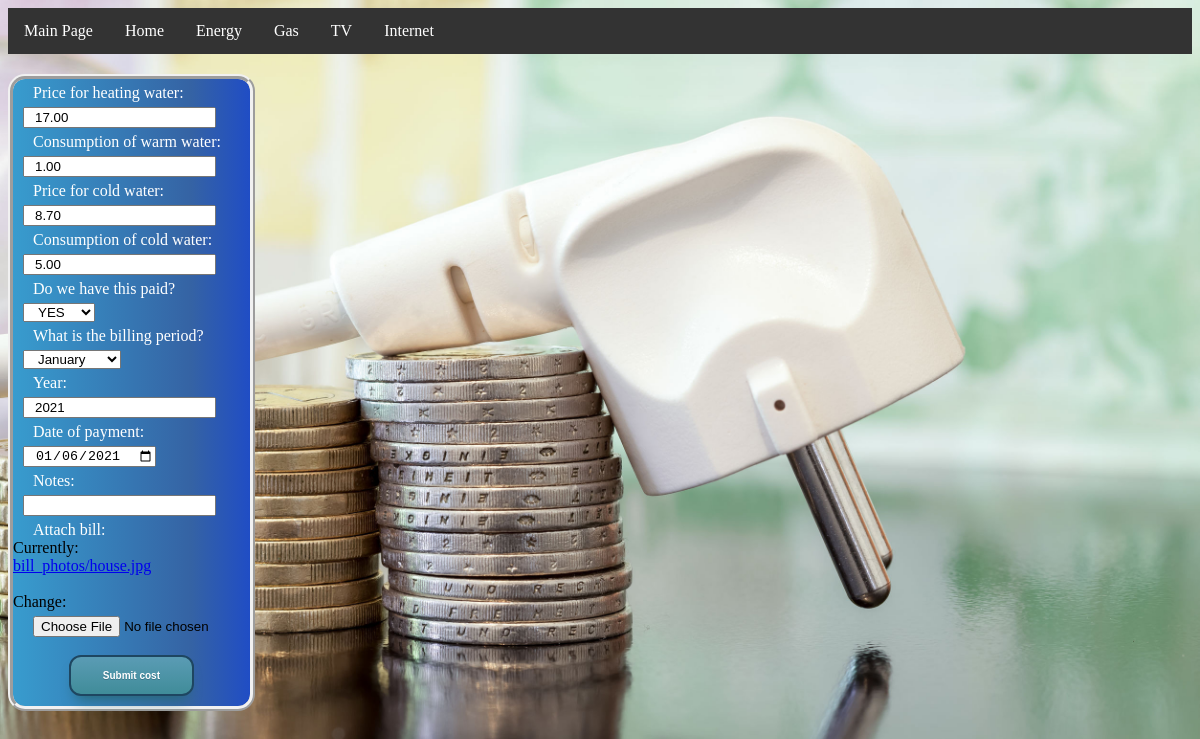
The app's page /update_bill/home/2 with its own data.
### documents/models.py (models this page shows, shortened)
class home_bill(models.Model):
    PAID = (
        ("YES","YES"),
        ("NO", "NO")
    )
    PERIODS = (
        ('January', 'January'),
        ('February', 'February'),
        ('March', 'March'),
        ('April', 'April'),
        ('May', 'May'),
        ('June', 'June'),
        ('July', 'July'),
        ('August', 'August'),
        ('September', 'September'),
        ('October', 'October'),
        ('November', 'November'),
        ('December', 'December')
    )
    YEARS = (
        (2021, 2021),
        (2022, 2022),
        (2023, 2023),
        (2024, 2024),
        (2025, 2025),
    )
    price_warm = models.DecimalField(null=True,decimal_places=2,max_digits=5)
    consumption_warm = models.DecimalField(null=True,decimal_places=2,max_digits=5)
    price_cold = models.DecimalField(null=True,decimal_places=2,max_digits=5)
    consumption_cold = models.DecimalField(null=True,decimal_places=2,max_digits=5)
    paid = models.CharField(null=True, max_length=3, choices=PAID)
    period = models.CharField(null=True, choices=PERIODS,max_length=9)
    year = models.IntegerField(null=True, choices=YEARS)
    date = models.DateField()
    notes = models.CharField(null=True, blank=True, max_length=300)
    image = models.ImageField(null=True, blank=True, upload_to='bill_photos')

### documents/views.py (the view, shortened to what this page needs)
# urls.py: path('update_bill/<slug:group>/<slug:id>',views.correct_cost,name='update-cost')
def correct_cost(request,group,id):
    if group =='home':
        bill = models.home_bill.objects.get(pk=id)
        form = HomeForm(instance=bill)
        context = {'form':form}
        return render(request, 'documents/update_bill.html', context)

### documents/forms.py
class HomeForm(ModelForm):
    def __init__(self, *args, **kwargs):
        super(HomeForm, self).__init__(*args, **kwargs)
        cur_year = int(datetime.datetime.today().strftime('%Y'))
        self.fields['date'] = forms.DateField(initial=datetime.date.today(),
                                              widget=forms.widgets.DateInput(attrs={'type': 'date'}))
        self.fields['price_warm'].label = 'Price for heating water'
        self.fields['consumption_warm'].label = 'Consumption of warm water'
        self.fields['price_cold'].label = 'Price for cold water'
        self.fields['consumption_cold'].label = 'Consumption of cold water'
        self.fields['paid'].label = 'Do we have this paid?'
        self.fields['period'].label = 'What is the billing period?'
        self.fields['year'] = forms.IntegerField(initial=cur_year)
        self.fields['date'].label = 'Date of payment'
        self.fields['image'].label = 'Attach bill'
    class Meta:
        model = home_bill
        fields = '__all__'

### documents/templates/documents/update_bill.html (shortened to what this page needs)
{% extends "documents/base.html" %}
{% block content %}
<div class="cost_form">
    <form method="POST">
            {{form}}
        <br>
        <div class="centering">
        <input class="submit_cost" type="submit" name="submit_home" value="Submit cost">
            </div>
    </form>
</div>
{%endblock content%}

### documents/static/documents/css/main.css (style rules this page uses)
body { font-family: 'Playfair Display', serif; background-image: url(/static/documents/images/rachunki.jpg); background-repeat: no-repeat; background-position: center; background-size:cover; background-attachment: fixed; }
.cost_form { border: 5px ridge #f1f1f1; border-radius: 17px; margin-top:20px; width:20%; height:50%; background: #389CCE; background: -moz-linear-gradient(left, #389CCE 0%, #3563A4 75%, #204DC5 100%); background: -webkit-linear-gradient(left, #389CCE 0%, #3563A4 75%, #204DC5 100%); background: linear-gradient(to right, #389CCE 0%, #3563A4 75%, #204DC5 100%); }
.cost_form label,input,select { display:block; padding-left:10px; margin-left:10px; margin-top:5px; }
.cost_form label { color:white; }
.submit_cost { margin:0 auto; margin-bottom:10px; }
.submit_cost { box-shadow: 0px 10px 14px -7px #276873; background:linear-gradient(to bottom, #599bb3 5%, #408c99 100%); background-color:#599bb3; border-radius:12px; border:2px solid #1e4661; display:inline-block; cursor:pointer; color:#ffffff; font-family:Arial; font-size:10px; font-weight:bold; padding:13px 32px; text-decoration:none; text-shadow:0px 1px 0px #3d768a; }
.centering { display: flex; align-items: center; justify-content: center; }
.cost_form a { display:block; }

### records on screen
home_bill: price_warm "17.00", consumption_warm "1.00", price_cold "8.70", consumption_cold "5.00", paid "YES", period "January", year "2021", date "01/06/2021"
